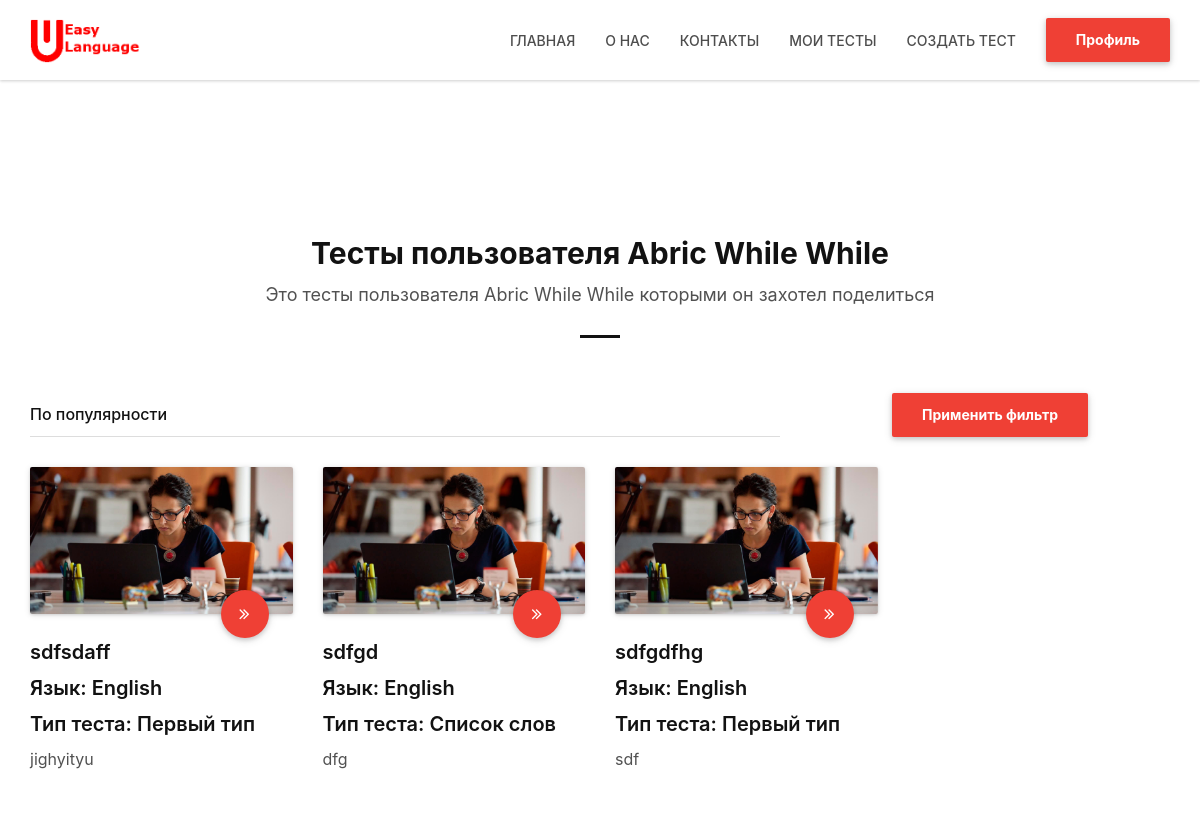
Screenshot of /open_user_tests/ (signed in) with the database file from the repository.
### data/users.py (models this page shows, shortened)
class User(SqlAlchemyBase, UserMixin, SerializerMixin):
    __tablename__ = 'users'
    id = sqlalchemy.Column(sqlalchemy.Integer,
                           primary_key=True, autoincrement=True)
    surname = sqlalchemy.Column(sqlalchemy.String, nullable=True)
    name = sqlalchemy.Column(sqlalchemy.String, nullable=True)
    email = sqlalchemy.Column(sqlalchemy.String,
                              index=True, unique=True, nullable=True)
    hashed_password = sqlalchemy.Column(sqlalchemy.String, nullable=True)
    modified_date = sqlalchemy.Column(sqlalchemy.DateTime,
                                      default=datetime.datetime.now)
    user_tests = sqlalchemy.Column(sqlalchemy.String, nullable=True, default='{}')
    current_filter = sqlalchemy.Column(sqlalchemy.Integer, default=0)
    passed_test = orm.relation("Test",
                               secondary="association",
                               backref="users")

### data/tests.py (models this page shows)
class Test(SqlAlchemyBase, SerializerMixin):
    __tablename__ = 'tests'
    id = sqlalchemy.Column(sqlalchemy.Integer,
                           primary_key=True, autoincrement=True)
    title = sqlalchemy.Column(sqlalchemy.String, nullable=True)
    title_picture = sqlalchemy.Column(sqlalchemy.String, nullable=True)
    type = sqlalchemy.Column(sqlalchemy.String, nullable=True)
    made_date = sqlalchemy.Column(sqlalchemy.DateTime,
                                  default=datetime.datetime.now)
    creator = sqlalchemy.Column(sqlalchemy.Integer,
                                sqlalchemy.ForeignKey("users.id"))
    language_id = sqlalchemy.Column(sqlalchemy.Integer,
                                    sqlalchemy.ForeignKey("categories.id"))
    open = sqlalchemy.Column(sqlalchemy.Boolean, nullable=True,
                             default=False)
    description = sqlalchemy.Column(sqlalchemy.String, nullable=True)
    data = sqlalchemy.Column(sqlalchemy.String, nullable=True, default='{}')
    popularity = sqlalchemy.Column(sqlalchemy.Integer, default=0)
    language = orm.relation('Category')
    user = orm.relation('User')

### main.py (the view)
@application.route('/open_user_tests/', methods=['GET', 'POST'])
@application.route('/open_user_tests/<int:user_id>/', methods=['GET', 'POST'])
@application.route('/open_user_tests/<int:user_id>/<int:page_id>', methods=['GET', 'POST'])
def open_user_tests(user_id=1, page_id=1):
    if not current_user.is_authenticated:
        return redirect('/login')
    db_sess = db_session.create_session()
    user = db_sess.query(User).filter(User.id == current_user.get_id()).first()
    if request.method == 'POST':
        block_filter = {'По популярности': 0, 'По названию': 1, 'По дате (сначала старые)': 2,
                        'По дате (сначала новые)': 3}
        user.current_filter = block_filter[str(request.form).split('block_filter')[-1].split("'")[2]]
        db_sess.add(user)
        db_sess.commit()
    tests = db_sess.query(Test).filter(Test.creator == user_id).filter(Test.open == 1).all()
    if len(tests) // 12 + 1 < page_id:
        abort(404)
    languages = {}
    for i in db_sess.query(Category).all():
        languages[i.id] = i.name
    for i in tests:
        i.test_language = languages[i.language_id]
    if user.current_filter == 0:
        tests = sorted(tests, key=lambda x: int(x.popularity), reverse=True)
    if user.current_filter == 1:
        tests = sorted(tests, key=lambda x: x.title)
    if user.current_filter == 2:
        tests = sorted(tests, key=lambda x: x.made_date, reverse=True)
    if user.current_filter == 3:
        tests = sorted(tests, key=lambda x: x.made_date)
    if len(tests) > 12 * page_id:
        next_page_id = page_id + 1
    else:
        next_page_id = 0
    if page_id > 1:
        previous_page_id = page_id - 1
    else:
        previous_page_id = 0
    author = db_sess.query(User).filter(User.id == user_id).first()
    if not author:
        abort(404)
    return render_template('open_user_tests.html', tests=tests[12 * (page_id - 1):12 * page_id],
                           current_filter=user.current_filter, page=[previous_page_id, next_page_id], author=author)

### data/db_session.py (called while the page is built)
def create_session() -> Session:
    global __factory
    return __factory()

### main.py (called while the page is built)
@login_manager.user_loader
def load_user(user_id):
    db_sess = db_session.create_session()
    return db_sess.query(User).get(user_id)

### templates/open_user_tests.html (shortened to what this page needs)
{% extends "main_form_design.html" %}
{% block content %}
    <div class="white-section section-lg-padding border-bottom">
        <div class="section-container">
            <div class="container">
                <div class="row">
                    <div class="title-block-container text-center">
                            <h2>Тесты пользователя {{ author.name }} {{ author.surname }}</h2>
                            <p>Это тесты пользователя {{ author.name }} {{ author.surname }} которыми он захотел поделиться</p>
                            <div class="line-separator"></div>
                        </div>
                    <div class="form-block-container text-center">
                        <form method="post" action="">
                            <div class="col-md-8">
                                <div class="form-group">
                                </div>
                            </div>
                            <div class="col-md-4">
                                <div class="form-group">
                                    <button type="submit" class="btn btn-lpbuilder wave-effect">Применить фильтр</button>
                                </div>
                            </div>
                        </form>
                    </div>
                    {% if tests %}
                        {% for test in tests %}
                            <div class="col-md-3 col-sm-6 content-block">
                                <div class="content-block-container" style="height: 333px;">
                                    <div class="image-block">
                                        <div class="image-block-container">
                                            <img src="{{ url_for('static', filename=test.title_picture) }}" alt="Image Block">
                                            <a href="/test_site/{{ test.id }}" title="Web design" class="btn-lpbuilder-circle btn-lpbuilder-circle-md wave-effect"><i class="fa fa-angle-double-right"></i></a>
                                        </div>
                                    </div>
                                    <h4>{{test.title}}</h4>
                                    <h4>Язык: {{test.test_language}}</h4>
                                    {% if test.type == 'first_tests'%}
                                        <h4>Тип теста: Первый тип</h4>
                                    {% elif test.type == 'second_tests'%}
                                        <h4>Тип теста: Второй тип</h4>
                                    {% else %}
                                        <h4>Тип теста: Список слов</h4>
                                    {% endif %}
                                    <p>{{test.description}}</p>
                                </div>
                            </div>
                        {% endfor %}
                        {% for test in range(4 - tests|length % 4) %}
                            <div class="col-md-3 col-sm-6 content-block">
                                <div class="content-block-container" style="height: 333px;">
                                </div>
                            </div>
                        {% endfor %}
                    {% else %}
                        <div class="title-block-container text-center">
                            <h2>Здесь пока пусто</h2>
                            <p>Этот пользователь пока ничем не поделился</p>
                        </div>
                    {% endif %}
                </div>
            </div>
        </div>
    </div>
{% endblock %}

### rows the page displays
User: name "Abric While", surname "While"
Test: title_picture (picture), title "sdfsdaff", test_language "English", type "Тип теста: Первый тип", description "jighyityu"
Test: title_picture (picture), title "sdfgd", test_language "English", type "Тип теста: Список слов", description "dfg"
Test: title_picture (picture), title "sdfgdfhg", test_language "English", type "Тип теста: Первый тип", description "sdf"
